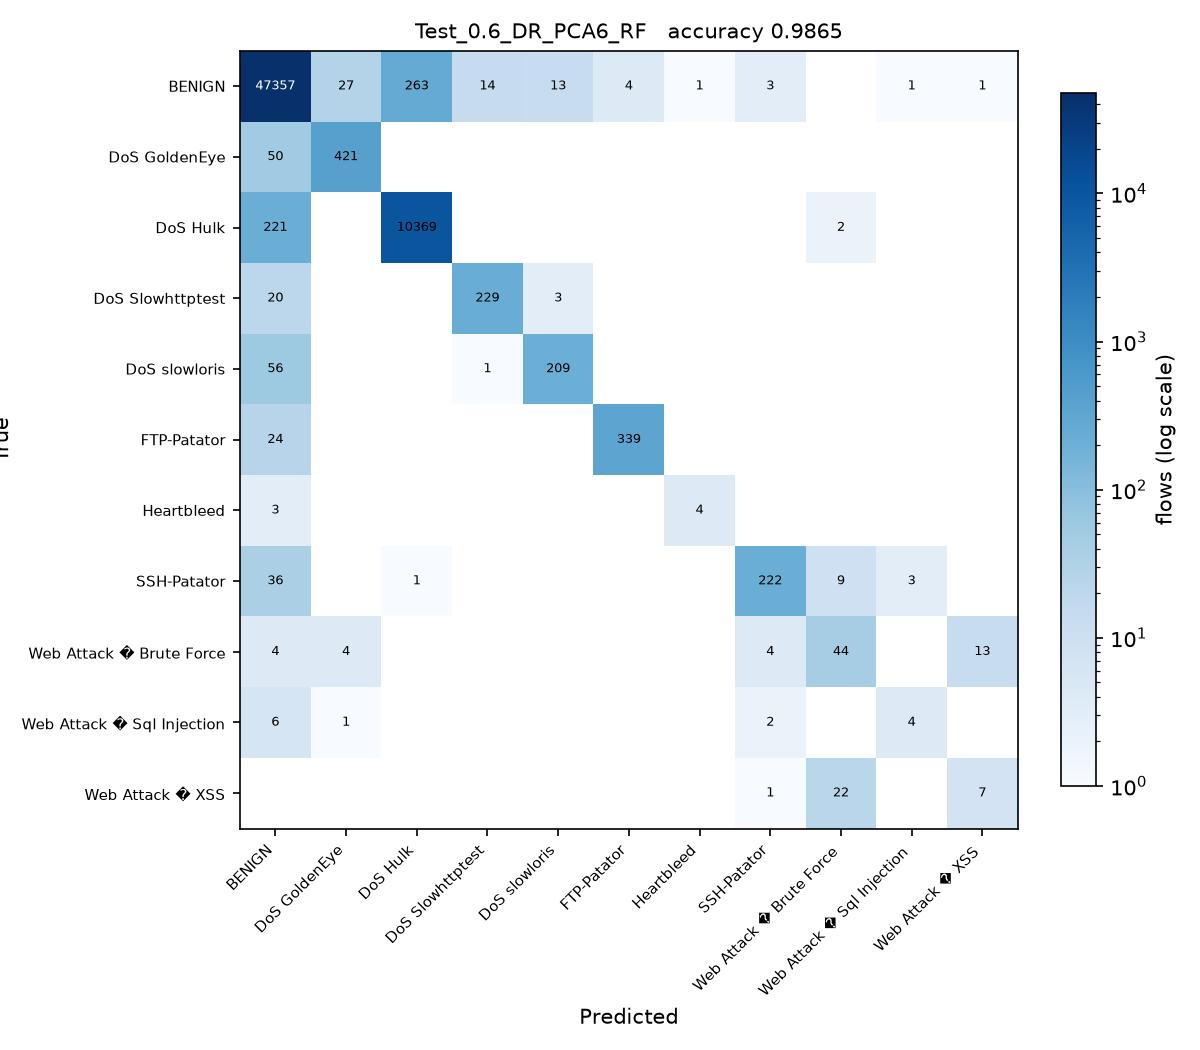

This figure's Python source:
# Test_0.6_DR_PCA6_RF.py
#
# Test size 0.6  |  PCA, 6 components  |  Random Forest (sheet #7)
#
# This is SGDC_60_40.py with the changes marked CHANGE below and nothing else.

import os
from pathlib import Path

# CHANGE 1: find the folder holding the three CSV files and run from there, so
# the plain file names below resolve no matter where this script is started
# from or how deeply it sits inside the project folder.
HERE = Path(__file__).resolve().parent
for PROJECT in [HERE, *HERE.parents]:
    if (PROJECT / 'Tuesday-WorkingHours.pcap_ISCX.csv').exists():
        os.chdir(PROJECT)
        break
else:
    raise SystemExit('Put this folder inside the folder that holds the three '
                     'CIC-IDS2017 CSV files, then run the script again.')
import numpy as np
import pandas as pd

df1 = pd.read_csv('Tuesday-WorkingHours.pcap_ISCX.csv', low_memory=True)
df2 = pd.read_csv('Wednesday-workingHours.pcap_ISCX.csv', low_memory=True)
df3 = pd.read_csv('Thursday-WorkingHours-Morning-WebAttacks.pcap_ISCX.csv', low_memory=True)

dataset = pd.concat([df1, df2, df3], ignore_index=True)

dataset.columns = dataset.columns.str.strip()

# CHANGE 2: a stratified sample of 100000 flows, the same for every run. An RBF
# SVM on all 1.3 million flows would take about an hour per script.
# At least 50 flows of every class are kept.
label = dataset.columns[-1]
dataset = pd.concat(
    [g.sample(n=min(len(g), max(50, round(100000 * len(g) / len(dataset)))), random_state=0)
     for _, g in dataset.groupby(label)],
    ignore_index=True
)

X = dataset.iloc[:, :-1]
y = dataset.iloc[:, -1]

X = X.apply(pd.to_numeric, errors='coerce')

X.replace([np.inf, -np.inf], np.nan, inplace=True)

from sklearn.impute import SimpleImputer

imputer = SimpleImputer(missing_values=np.nan, strategy='mean')
X = imputer.fit_transform(X)

from sklearn.preprocessing import LabelEncoder

labelencoder_y = LabelEncoder()
y = labelencoder_y.fit_transform(y)

from sklearn.model_selection import train_test_split

X_train, X_test, y_train, y_test = train_test_split(
    X,
    y,
    test_size=0.6,   # CHANGE 3: test size
    random_state=0,
    stratify=y
)

# CHANGE 4: PCA, from PCA_LDA_KErnel_PCA_CODE.pdf (fit only on training data)
from sklearn.decomposition import PCA

pca = PCA(n_components=6)
X_train = pca.fit_transform(X_train)
X_test = pca.transform(X_test)

# CHANGE 5: Random Forest (sheet #7) in place of SGDClassifier
from sklearn.ensemble import RandomForestClassifier

classifier = RandomForestClassifier(
    n_estimators=100,
    criterion='entropy',
    random_state=0
)

classifier.fit(X_train, y_train)

y_pred = classifier.predict(X_test) 

from sklearn.metrics import confusion_matrix
from sklearn.metrics import accuracy_score
from sklearn.metrics import precision_score
from sklearn.metrics import recall_score
from sklearn.metrics import f1_score
from sklearn.metrics import classification_report

cm = confusion_matrix(y_test, y_pred)

print("Confusion Matrix:\n")
print(cm)

print("\nAccuracy : {:.4f}".format(accuracy_score(y_test, y_pred)))
print("\nPrecision : {:.4f}".format(precision_score(y_test, y_pred, average='weighted')))
print("\nRecall : {:.4f}".format(recall_score(y_test, y_pred, average='weighted')))
print("\nF1 Score : {:.4f}".format(f1_score(y_test, y_pred, average='weighted')))

print("\nClassification Report:\n")
print(classification_report(y_test, y_pred))

# CHANGE 6: save the confusion matrix as Test_0.6_DR_PCA6_RF.jpg and record the result
import matplotlib
matplotlib.use('Agg')
import matplotlib.pyplot as plt
from matplotlib.colors import LogNorm

here = HERE                     # the folder this script sits in
names = [str(c) for c in labelencoder_y.classes_]
fig, ax = plt.subplots(figsize=(8, 7))
im = ax.imshow(cm, cmap='Blues', norm=LogNorm(vmin=1))
ax.set_xticks(range(len(names)), names, rotation=45, ha='right', fontsize=7)
ax.set_yticks(range(len(names)), names, fontsize=7)
ax.set_xlabel('Predicted')
ax.set_ylabel('True')
ax.set_title('Test_0.6_DR_PCA6_RF   accuracy {:.4f}'.format(accuracy_score(y_test, y_pred)), fontsize=10)
for i in range(cm.shape[0]):
    for j in range(cm.shape[1]):
        if cm[i, j]:
            ax.text(j, i, cm[i, j], ha='center', va='center', fontsize=6,
                    color='white' if cm[i, j] > cm.max() / 3 else 'black')
fig.colorbar(im, ax=ax, fraction=0.04, label='flows (log scale)')
fig.tight_layout()
fig.savefig(here / 'Test_0.6_DR_PCA6_RF.jpg', dpi=150)
plt.close(fig)

row = pd.DataFrame([{
    'Test': 0.6, 'DR': 'PCA6', 'Clas': 'RF',
    'Acc': round(accuracy_score(y_test, y_pred), 4),
    'Pre': round(precision_score(y_test, y_pred, average='weighted'), 4),
    'Rec': round(recall_score(y_test, y_pred, average='weighted'), 4),
    'F1': round(f1_score(y_test, y_pred, average='weighted'), 4),
    'script': 'Test_0.6_DR_PCA6_RF',
}])
out = PROJECT / 'results' / '75_runs_pca.csv'
out.parent.mkdir(exist_ok=True)
if out.exists():
    old = pd.read_csv(out)
    row = pd.concat([old[old['script'] != 'Test_0.6_DR_PCA6_RF'], row], ignore_index=True)
row.to_csv(out, index=False)
